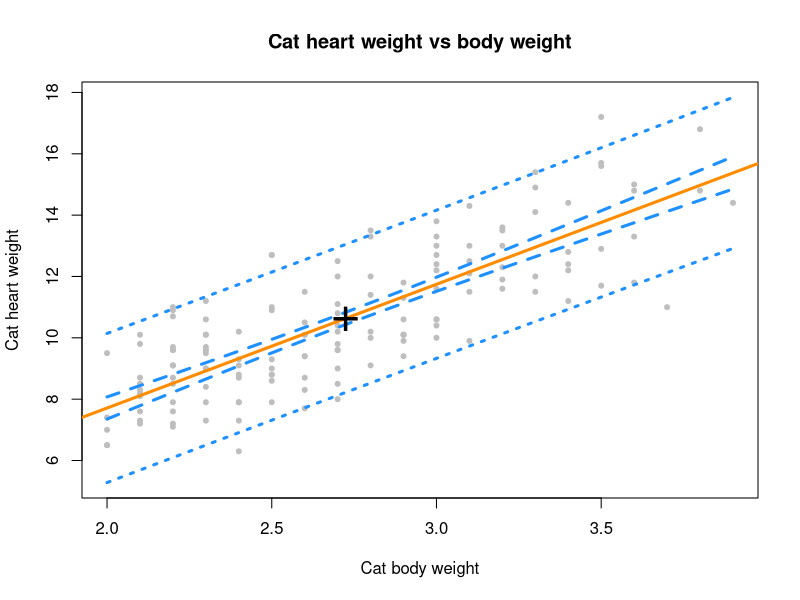
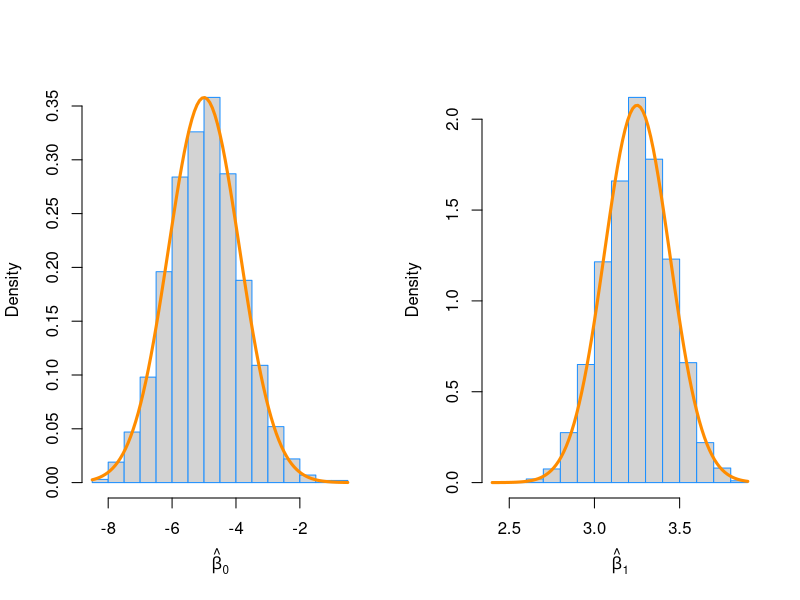

Write R code to recreate these figures, in order.
## ---- chunk 1
library(MASS)
cat_model <- lm(Hwt~Bwt, cats)

## ---- chunk 2
summary(cat_model)$coefficients[2,3]
## ---- chunk 3
summary(cat_model)$coefficients[2,4]
## ---- chunk 4
confint(cat_model, level = 0.9)[2,]
## ---- chunk 5
confint(cat_model, level = 0.99)[1,]
## ---- chunk 6
cat_estimates <- predict(cat_model, level = 0.99, newdata = data.frame(Bwt = c(2.1, 2.8)), interval = c('confidence'))
## ---- chunk 7
cat_estimates <- predict(cat_model, level = 0.99, newdata = data.frame(Bwt = c(2.8, 4.2)), interval = c('prediction'))
## ---- chunk 8
Bwt_grid = seq(min(cats$Bwt), max(cats$Bwt), by = 0.01)
dist_ci_band = predict(cat_model, 
                       newdata = data.frame(Bwt = Bwt_grid), 
                       interval = "confidence", level = 0.9)
dist_pi_band = predict(cat_model, 
                       newdata = data.frame(Bwt = Bwt_grid), 
                       interval = "prediction", level = 0.9) 

plot(Hwt ~ Bwt, data = cats,
     xlab = "Cat body weight",
     ylab = "Cat heart weight",
     main = "Cat heart weight vs body weight",
     pch  = 20,
     cex  = 1,
     col  = "grey",
     ylim = c(min(dist_pi_band), max(dist_pi_band)))
abline(cat_model, lwd = 3, col = "darkorange")

lines(Bwt_grid, dist_ci_band[,"lwr"], col = "dodgerblue", lwd = 3, lty = 2)
lines(Bwt_grid, dist_ci_band[,"upr"], col = "dodgerblue", lwd = 3, lty = 2)
lines(Bwt_grid, dist_pi_band[,"lwr"], col = "dodgerblue", lwd = 3, lty = 3)
lines(Bwt_grid, dist_pi_band[,"upr"], col = "dodgerblue", lwd = 3, lty = 3)
points(mean(cats$Bwt), mean(cats$Hwt), pch = "+", cex = 3)
## ---- chunk 9
Sxx <- sum((cats$Bwt - mean(cats$Bwt)) ^ 2)
s_e <- summary(cat_model)$sigma
SE <- s_e * (sqrt(1+(1/nrow(cats))+(4-mean(cats$Bwt))^2/Sxx))
t_val_4 <- (summary(cat_model)$coefficients[2,1] - 4) / SE
## ---- chunk 10
p_val_4 <- 2 * pt(t_val_4,  df = length(resid(cat_model)) - 2, lower.tail = FALSE )
## ---- chunk 11
data(Ozone, package = "mlbench")
Ozone = Ozone[, c(4, 6, 7, 8)]
colnames(Ozone) = c("ozone", "wind", "humidity", "temp")
Ozone = Ozone[complete.cases(Ozone), ]
## ---- chunk 12
ozone_wind_model <- summary(lm(ozone ~ wind, Ozone))
## ---- chunk 13
ozone_wind_model$coefficients[2,3]
## ---- chunk 14
ozone_wind_model$coefficients[2,4]
## ---- chunk 15
ozone_temp_model <- summary(lm(ozone ~ temp, Ozone))
## ---- chunk 16
ozone_temp_model$coefficients[2,3]
## ---- chunk 17
ozone_temp_model$coefficients[2,4]
## ---- chunk 18
birthday = 19850322
set.seed(birthday)
n = 50
x = seq(0, 10, length = n)

beta_0 <- -5
beta_1 <- 3.25
sigma <- 4

beta_hat_1 <- rep(0, 2000)
beta_hat_0 <- rep(0, 2000)

for(i in 1:length(beta_hat_1))
{
  y = beta_0 + (beta_1 * x) + rnorm(n, 0, sigma)
  simulated_model <- lm(y ~ x)
  beta_hat_0[i] <- coef(simulated_model)[1]
  beta_hat_1[i] <- coef(simulated_model)[2]
}

## ---- chunk 19
library(knitr)
library(mlbench)
df_results <- data.frame(beta_0_hat = rep(0,4), beta_0_hat = rep(0,4))
df_results[1,1] <- beta_0
df_results[1,2] <- beta_1

df_results[2,1] <- mean(beta_hat_0)
df_results[2,2] <- mean(beta_hat_1)

Sxx = sum((x - mean(x)) ^ 2)
var_beta_1_hat = sigma ^ 2 / Sxx
var_beta_0_hat = sigma ^ 2 * (1 / n + mean(x) ^ 2 / Sxx)

df_results[3,1] <- sqrt(var_beta_0_hat)
df_results[3,2] <- sqrt(var_beta_1_hat)

df_results[4,1] <- sd(beta_hat_0)
df_results[4,2] <- sd(beta_hat_1)

row.names(df_results) = c('True Expected Value','Simulated mean','True standard deviation','Simulated standard deviation')
kable(df_results)
## ---- chunk 20
par(mfrow=c(1,2))
hist(beta_hat_0, prob = TRUE, breaks = 20, xlab = expression(hat(beta)[0]), main = "", border = "dodgerblue")
curve(dnorm(x, mean = beta_0, sd = sqrt(var_beta_0_hat)), 
      col = "darkorange", add = TRUE, lwd = 3)

hist(beta_hat_1, prob = TRUE, breaks = 20, xlab = expression(hat(beta)[1]), main = "", border = "dodgerblue")
curve(dnorm(x, mean = beta_1, sd = sqrt(var_beta_1_hat)), 
      col = "darkorange", add = TRUE, lwd = 3)
## ---- chunk 21
birthday = 19850322
set.seed(birthday)
n = 25
x = seq(0, 2.5, length = n)

beta_0 <- 5
beta_1 <- 2
sigma <- 3

beta_hat_1 <- rep(0, 2500)
s_e_hat <- rep(0, 2500)

for(i in 1:length(beta_hat_1))
{
  y = beta_0 + (beta_1 * x) + rnorm(n, 0, sigma)
  simulated_model <- lm(y ~ x)
  s_e_hat[i] <- summary(simulated_model)$sigma
  beta_hat_1[i] <- coef(simulated_model)[2]
}

## ---- chunk 22
q <- (1 - 0.95) / 2
crit <- qt(1 - q, df = n - 2)
Sxx <- sum((x - mean(x)) ^ 2)
SE <- sqrt(s_e_hat ^ 2 / Sxx)
lower_95 <- beta_hat_1 - (crit * SE)
upper_95 <- beta_hat_1 + (crit * SE)
## ---- chunk 23
sum((beta_hat_1 > lower_95) &  (beta_hat_1 < upper_95)) / 2500
## ---- chunk 24
1 - (sum((lower_95 < 0) &  (upper_95 > 0)) / 2500)
## ---- chunk 25
q <- (1 - 0.99) / 2
crit <- qt(1 - q, df = n - 2)
Sxx <- sum((x - mean(x)) ^ 2)
SE <- sqrt(s_e_hat ^ 2 / Sxx)
lower_99 <- beta_hat_1 - (crit * SE)
upper_99 <- beta_hat_1 + (crit * SE)
## ---- chunk 26
sum((beta_hat_1 > lower_99) &  (beta_hat_1 < upper_99)) / 2500
## ---- chunk 27
 1 - (sum((lower_99 < 0) &  (upper_99 > 0)) / 2500)
## ---- chunk 28
calc_pred_int = function(model, newdata, level = 0.95){
    estimate <- predict(model, newdata)
    x_data <- model$model[names(newdata)[1]]
    n <- nrow(x_data)
    Sxx <- sum((x_data[,1] - mean(x_data[,1])) ^ 2)
    s_e <- summary(model)$sigma
    crit <- qt(1 - ((1 - level) / 2), df = n - 2)
    SE <- s_e * (sqrt(1+(1/n)+(newdata[1,]-mean(x_data[,1]))^2/Sxx))
    margin <- crit * SE
    lower <- estimate - margin
    upper <- estimate + margin
    results <- c(estimate, estimate - margin, estimate + margin)
    names(results) <- c("estimate", "lower", "upper")
    return (results)
}
